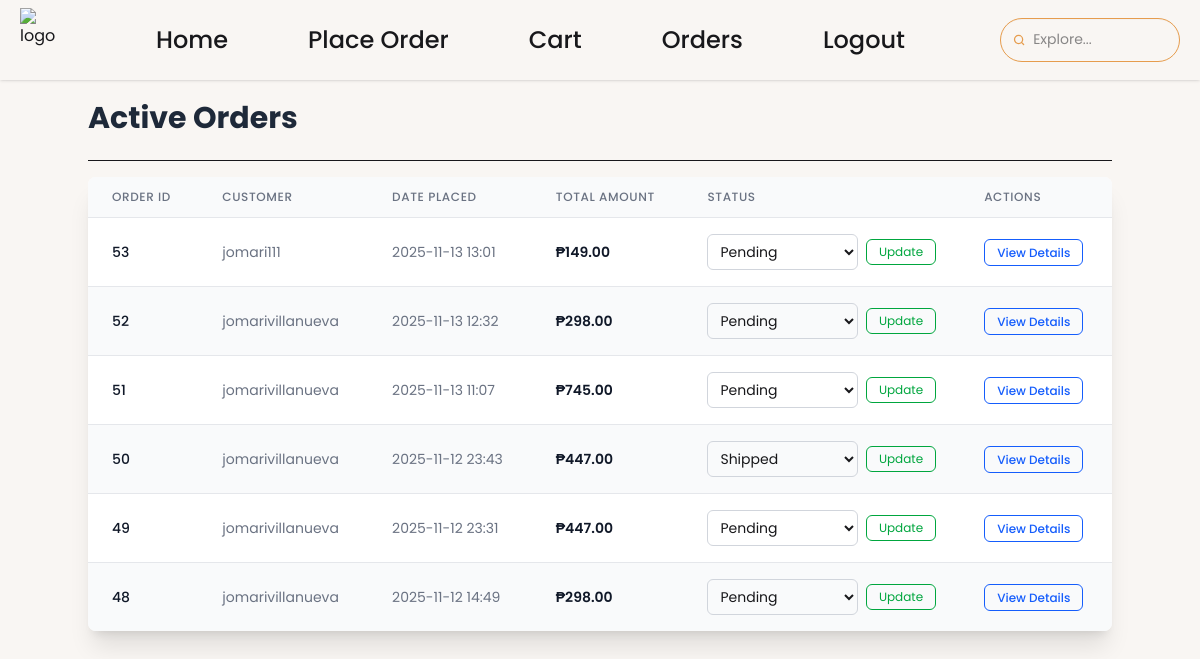
/admin.php (signed in), run on the app's committed database.
### tables this page shows
CREATE TABLE `orders` (
  `order_id` int(10) UNSIGNED NOT NULL,
  `customer_id` int(11) UNSIGNED NOT NULL,
  `address_id` int(11) UNSIGNED NOT NULL,
  `total_amount` decimal(10,2) NOT NULL,
  `order_date` timestamp NOT NULL DEFAULT current_timestamp(),
  `status` enum('Pending','Paid','Shipped','Completed','Cancelled') NOT NULL DEFAULT 'Pending'
);

CREATE TABLE `users` (
  `customer_id` int(11) UNSIGNED NOT NULL,
  `customer_user` varchar(100) NOT NULL,
  `customer_firstname` varchar(50) NOT NULL,
  `customer_middlename` varchar(50) DEFAULT NULL,
  `customer_lastname` varchar(50) NOT NULL,
  `customer_email` varchar(100) NOT NULL,
  `customer_phone` varchar(15) NOT NULL,
  `customer_pass` varchar(50) NOT NULL,
  `role` enum('admin','user') NOT NULL DEFAULT 'user',
  `created_at` timestamp NOT NULL DEFAULT current_timestamp()
);

### admin.php (the view, shortened to what this page needs)
<?php
include("./db/db.php");
$sql_orders = "SELECT o.*, u.customer_user
               FROM orders o
               JOIN users u ON o.customer_id = u.customer_id
               WHERE o.status IN ('Pending','Paid','Shipped','Completed','Cancelled')
               ORDER BY o.order_date DESC";
$orders_result = $conn->query($sql_orders);
?>
<!DOCTYPE html>
<html lang="en" data-theme="light">
<head>
    <link
        href="https://cdn.jsdelivr.net/npm/daisyui@5"
        rel="stylesheet"
        type="text/css" />
    <link rel="stylesheet" href="./style/output.css" />
</head>
<body class="w-screen overflow-x-hidden min-h-screen scroll-smooth bg-custom-background">
    <div class="sticky top-0 z-50 ">
        <?php include './components/header.php'; ?>
    </div>
    <section class="container mx-auto max-lg:py-10 lg:py-25">
        <h1 class="text-3xl font-bold mb-6 text-gray-800">Active Orders</h1>
        <hr>
        <div class="overflow-x-auto bg-white rounded-lg shadow-xl mt-4">
            <table class="min-w-full divide-y divide-gray-200">
                <thead class="bg-gray-50">
                    <tr>
                        <th scope="col" class="px-6 py-3 text-left text-xs font-medium text-gray-500 uppercase tracking-wider">Order ID</th>
                        <th scope="col" class="px-6 py-3 text-left text-xs font-medium text-gray-500 uppercase tracking-wider">Customer</th>
                        <th scope="col" class="px-6 py-3 text-left text-xs font-medium text-gray-500 uppercase tracking-wider">Date Placed</th>
                        <th scope="col" class="px-6 py-3 text-left text-xs font-medium text-gray-500 uppercase tracking-wider">Total Amount</th>
                        <th scope="col" class="px-6 py-3 text-left text-xs font-medium text-gray-500 uppercase tracking-wider">Status</th>
                        <th scope="col" class="px-6 py-3 text-left text-xs font-medium text-gray-500 uppercase tracking-wider">Actions</th>
                    </tr>
                </thead>
                <tbody class="divide-y divide-gray-200">
                    <?php
                    $available_statuses = ['Pending', 'Paid', 'Shipped', 'Completed', 'Cancelled'];
                    if (isset($orders_result) && $orders_result->num_rows > 0) {
                        $row_index = 0;
                        while ($order = $orders_result->fetch_assoc()) {
                            $row_class = $row_index % 2 === 0 ? 'bg-white' : 'bg-gray-50';
                            $row_index++;
                    ?>
                            <tr class="<?= $row_class; ?>">
                                <td class="px-6 py-4 whitespace-nowrap text-sm font-medium text-gray-900"><?php echo $order['order_id']; ?></td>
                                <td class="px-6 py-4 whitespace-nowrap text-sm text-gray-500"><?php echo htmlspecialchars($order['customer_user']); ?></td>
                                <td class="px-6 py-4 whitespace-nowrap text-sm text-gray-500"><?php echo date("Y-m-d H:i", strtotime($order['order_date'])); ?></td>
                                <td class="px-6 py-4 whitespace-nowrap text-sm font-semibold text-gray-900">₱<?php echo number_format($order['total_amount'], 2); ?></td>
                                <td class="px-6 py-4 whitespace-nowrap">
                                    <form method="POST" action="./functions/updatestatus.php" class="flex items-center space-x-2">
                                        <select name="new_status" class="block w-full py-1.5 pl-2 pr-8 text-sm border border-gray-300 rounded-md focus:border-blue-500 focus:ring-blue-500">
                                            <?php foreach ($available_statuses as $status): ?>
                                                <option value="<?= htmlspecialchars($status); ?>"
                                                    <?= (strtolower($order['status']) == strtolower($status)) ? 'selected' : ''; ?>>
                                                    <?= htmlspecialchars($status); ?>
                                                </option>
                                            <?php endforeach; ?>
                                        </select>
                                        <button type="submit" name="update_status"
                                            class="text-green-600 hover:text-green-900 border border-green-600 hover:border-green-900 px-3 py-1 text-xs rounded-md transition duration-150">
                                            Update
                                        </button>
                                    </form>
                                </td>
                                <td class="px-6 py-4 whitespace-nowrap text-sm font-medium">
                                    <a href="admin_order_details.php?order_id=<?php echo $order['order_id']; ?>"
                                        class="text-blue-600 hover:text-blue-900 border border-blue-600 hover:border-blue-900 px-3 py-1 text-xs rounded-md transition duration-150">
                                        View Details
                                    </a>
                                </td>
                            </tr>
                    <?php
                        }
                    } else {
                        echo '<tr><td colspan="6" class="px-6 py-4 text-center text-gray-500">No active orders found.</td></tr>';
                    }
                    ?>
                </tbody>
            </table>
        </div>
    </section>
</body>
</html>

### components/header.php (shortened to what this page needs)
<head>
    <link
        href="https://cdn.jsdelivr.net/npm/daisyui@5"
        rel="stylesheet"
        type="text/css" />
    <script src="https://cdn.jsdelivr.net/npm/@tailwindcss/browser@4"></script>
    <link rel="stylesheet" href="./style/output.css" />
</head>
<body data-theme="light" class="backdrop-blur-lg ">
    <header class="shadow fixed top-0 w-screen flex justify-center z-50 items-center lg:px-5 lg:py-2 max-lg:px-2.5 max-lg:py-0.5  bg-custom-background backdrop-blur-sm">
        <div class="flex justify-between w-full">
            <a href="./index.php" class="">
                <img src="./image/logo/Coffee_Logo.png" alt="logo" class="max-lg:h-12 lg:h-16 object-contain" />
            </a>
            <div class="flex items-center gap-2 w-full justify-end md:justify-center">
                <div class="grow items-center flex justify-center gap-20 max-md:hidden">
                    <a href="./index.php" class=" text-2xl font-medium hover:text-custom-accent active:text-custom-accent hover:scale-105  duration-300">Home</a>
                    <a href="./home.php" class=" text-2xl font-medium hover:text-custom-accent active:text-custom-accent hover:scale-105  duration-300">Place Order</a>
                    <a href="./cart.php" class=" text-2xl font-medium hover:text-custom-accent active:text-custom-accent hover:scale-105  duration-300">Cart</a>
                    <a href="./orders.php" class=" text-2xl font-medium hover:text-custom-accent active:text-custom-accent hover:scale-105  duration-300">Orders</a>
                    <?php if(isset($_SESSION['loggedIn']) && $_SESSION['loggedIn'] === True): ?>
                        <a href="./functions/logout.php" class=" text-2xl font-medium hover:text-custom-accent active:text-custom-accent hover:scale-105 duration-300">Logout</a>
                    <?php else: ?>
                        <a href="./login.php" class=" text-2xl font-medium hover:text-custom-accent active:text-custom-accent hover:scale-105 duration-300">Login</a>
                    <?php endif; ?>
                </div>
                <label class="input rounded-full h-[70%] w-[180px] outline-0 border-custom-accent bg-custom-background">
                    <svg
                        class="h-[1em]  stroke-custom-accent"
                        xmlns="http://www.w3.org/2000/svg"
                        viewBox="0 0 24 24">
                        <g
                            stroke-linejoin="round"
                            stroke-linecap="round"
                            stroke-width="2.5"
                            fill="none"
                            stroke="">
                            <circle cx="11" cy="11" r="8"></circle>
                            <path d="m21 21-4.3-4.3"></path>
                        </g>
                    </svg>
                    <input type="search" required placeholder="Explore..." />
                </label>
            </div>
        </div>
    </header>
</body>

### data on the page
orders: order_id "53", customer.customer_user "jomari111", order_date "2025-11-13 13:01", total_amount "149.00", new_status "Pending"
orders: order_id "52", customer.customer_user "jomarivillanueva", order_date "2025-11-13 12:32", total_amount "298.00", new_status "Pending"
orders: order_id "51", customer.customer_user "jomarivillanueva", order_date "2025-11-13 11:07", total_amount "745.00", new_status "Pending"
orders: order_id "50", customer.customer_user "jomarivillanueva", order_date "2025-11-12 23:43", total_amount "447.00", new_status "Shipped"
orders: order_id "49", customer.customer_user "jomarivillanueva", order_date "2025-11-12 23:31", total_amount "447.00", new_status "Pending"
orders: order_id "48", customer.customer_user "jomarivillanueva", order_date "2025-11-12 14:49", total_amount "298.00", new_status "Pending"
